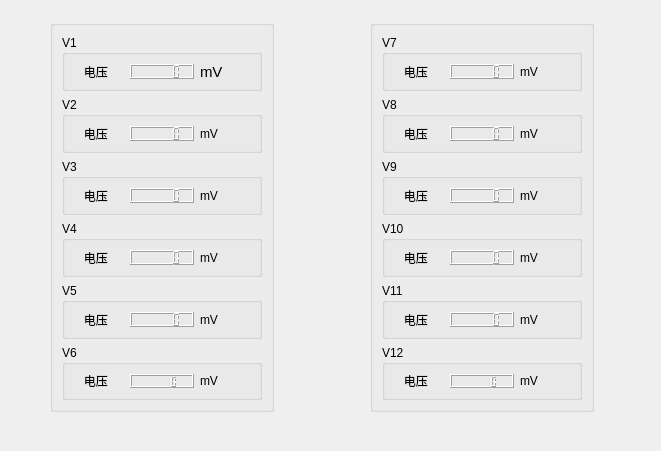
<?xml version="1.0" encoding="UTF-8"?>
<ui version="4.0">
 <class>voltagepage</class>
 <widget class="QWidget" name="voltagepage">
  <property name="geometry">
   <rect>
    <x>0</x>
    <y>0</y>
    <width>661</width>
    <height>451</height>
   </rect>
  </property>
  <property name="windowTitle">
   <string>Form</string>
  </property>
  <widget class="QGroupBox" name="VBox1">
   <property name="geometry">
    <rect>
     <x>50</x>
     <y>20</y>
     <width>224</width>
     <height>392</height>
    </rect>
   </property>
   <property name="title">
    <string/>
   </property>
   <layout class="QVBoxLayout" name="verticalLayout">
    <item>
     <widget class="QGroupBox" name="V1">
      <property name="title">
       <string>V1</string>
      </property>
      <layout class="QHBoxLayout" name="horizontalLayout">
       <item>
        <widget class="QLabel" name="label_2">
         <property name="text">
          <string>   电压</string>
         </property>
        </widget>
       </item>
       <item>
        <widget class="QLCDNumber" name="lcd_v1"/>
       </item>
       <item>
        <widget class="QLabel" name="label">
         <property name="font">
          <font>
           <pointsize>11</pointsize>
          </font>
         </property>
         <property name="text">
          <string>mV</string>
         </property>
        </widget>
       </item>
      </layout>
     </widget>
    </item>
    <item>
     <widget class="QGroupBox" name="V2">
      <property name="title">
       <string>V2</string>
      </property>
      <layout class="QHBoxLayout" name="horizontalLayout_2">
       <item>
        <widget class="QLabel" name="label_3">
         <property name="text">
          <string>   电压</string>
         </property>
        </widget>
       </item>
       <item>
        <widget class="QLCDNumber" name="lcd_v2"/>
       </item>
       <item>
        <widget class="QLabel" name="label_4">
         <property name="text">
          <string>mV</string>
         </property>
        </widget>
       </item>
      </layout>
     </widget>
    </item>
    <item>
     <widget class="QGroupBox" name="V3">
      <property name="title">
       <string>V3</string>
      </property>
      <layout class="QHBoxLayout" name="horizontalLayout_3">
       <item>
        <widget class="QLabel" name="label_5">
         <property name="text">
          <string>   电压</string>
         </property>
        </widget>
       </item>
       <item>
        <widget class="QLCDNumber" name="lcd_v3"/>
       </item>
       <item>
        <widget class="QLabel" name="label_6">
         <property name="text">
          <string>mV</string>
         </property>
        </widget>
       </item>
      </layout>
     </widget>
    </item>
    <item>
     <widget class="QGroupBox" name="V4">
      <property name="title">
       <string>V4</string>
      </property>
      <layout class="QHBoxLayout" name="horizontalLayout_4">
       <item>
        <widget class="QLabel" name="label_7">
         <property name="text">
          <string>   电压</string>
         </property>
        </widget>
       </item>
       <item>
        <widget class="QLCDNumber" name="lcd_v4"/>
       </item>
       <item>
        <widget class="QLabel" name="label_8">
         <property name="text">
          <string>mV</string>
         </property>
        </widget>
       </item>
      </layout>
     </widget>
    </item>
    <item>
     <widget class="QGroupBox" name="V5">
      <property name="title">
       <string>V5</string>
      </property>
      <layout class="QHBoxLayout" name="horizontalLayout_5">
       <item>
        <widget class="QLabel" name="label_9">
         <property name="text">
          <string>   电压</string>
         </property>
        </widget>
       </item>
       <item>
        <widget class="QLCDNumber" name="lcd_v5"/>
       </item>
       <item>
        <widget class="QLabel" name="label_10">
         <property name="text">
          <string>mV</string>
         </property>
        </widget>
       </item>
      </layout>
     </widget>
    </item>
    <item>
     <widget class="QGroupBox" name="V6">
      <property name="title">
       <string>V6</string>
      </property>
      <layout class="QHBoxLayout" name="horizontalLayout_6">
       <item>
        <widget class="QLabel" name="label_11">
         <property name="text">
          <string>   电压</string>
         </property>
        </widget>
       </item>
       <item>
        <widget class="QLCDNumber" name="lcd_v6"/>
       </item>
       <item>
        <widget class="QLabel" name="label_12">
         <property name="text">
          <string>mV</string>
         </property>
        </widget>
       </item>
      </layout>
     </widget>
    </item>
   </layout>
  </widget>
  <widget class="QGroupBox" name="VBox2">
   <property name="geometry">
    <rect>
     <x>370</x>
     <y>20</y>
     <width>224</width>
     <height>392</height>
    </rect>
   </property>
   <property name="title">
    <string/>
   </property>
   <layout class="QVBoxLayout" name="verticalLayout_2">
    <item>
     <widget class="QGroupBox" name="V7">
      <property name="title">
       <string>V7</string>
      </property>
      <layout class="QHBoxLayout" name="horizontalLayout_7">
       <item>
        <widget class="QLabel" name="label_13">
         <property name="text">
          <string>   电压</string>
         </property>
        </widget>
       </item>
       <item>
        <widget class="QLCDNumber" name="lcd_v7"/>
       </item>
       <item>
        <widget class="QLabel" name="label_14">
         <property name="text">
          <string>mV</string>
         </property>
        </widget>
       </item>
      </layout>
     </widget>
    </item>
    <item>
     <widget class="QGroupBox" name="V8">
      <property name="title">
       <string>V8</string>
      </property>
      <layout class="QHBoxLayout" name="horizontalLayout_8">
       <item>
        <widget class="QLabel" name="label_15">
         <property name="text">
          <string>   电压</string>
         </property>
        </widget>
       </item>
       <item>
        <widget class="QLCDNumber" name="lcd_v8"/>
       </item>
       <item>
        <widget class="QLabel" name="label_16">
         <property name="text">
          <string>mV</string>
         </property>
        </widget>
       </item>
      </layout>
     </widget>
    </item>
    <item>
     <widget class="QGroupBox" name="V9">
      <property name="title">
       <string>V9</string>
      </property>
      <layout class="QHBoxLayout" name="horizontalLayout_9">
       <item>
        <widget class="QLabel" name="label_17">
         <property name="text">
          <string>   电压</string>
         </property>
        </widget>
       </item>
       <item>
        <widget class="QLCDNumber" name="lcd_v9"/>
       </item>
       <item>
        <widget class="QLabel" name="label_18">
         <property name="text">
          <string>mV</string>
         </property>
        </widget>
       </item>
      </layout>
     </widget>
    </item>
    <item>
     <widget class="QGroupBox" name="V10">
      <property name="title">
       <string>V10</string>
      </property>
      <layout class="QHBoxLayout" name="horizontalLayout_10">
       <item>
        <widget class="QLabel" name="label_19">
         <property name="text">
          <string>   电压</string>
         </property>
        </widget>
       </item>
       <item>
        <widget class="QLCDNumber" name="lcd_v10"/>
       </item>
       <item>
        <widget class="QLabel" name="label_20">
         <property name="text">
          <string>mV</string>
         </property>
        </widget>
       </item>
      </layout>
     </widget>
    </item>
    <item>
     <widget class="QGroupBox" name="V11">
      <property name="title">
       <string>V11</string>
      </property>
      <layout class="QHBoxLayout" name="horizontalLayout_11">
       <item>
        <widget class="QLabel" name="label_21">
         <property name="text">
          <string>   电压</string>
         </property>
        </widget>
       </item>
       <item>
        <widget class="QLCDNumber" name="lcd_v11"/>
       </item>
       <item>
        <widget class="QLabel" name="label_22">
         <property name="text">
          <string>mV</string>
         </property>
        </widget>
       </item>
      </layout>
     </widget>
    </item>
    <item>
     <widget class="QGroupBox" name="V12">
      <property name="title">
       <string>V12</string>
      </property>
      <layout class="QHBoxLayout" name="horizontalLayout_12">
       <item>
        <widget class="QLabel" name="label_23">
         <property name="text">
          <string>   电压</string>
         </property>
        </widget>
       </item>
       <item>
        <widget class="QLCDNumber" name="lcd_v12"/>
       </item>
       <item>
        <widget class="QLabel" name="label_24">
         <property name="text">
          <string>mV</string>
         </property>
        </widget>
       </item>
      </layout>
     </widget>
    </item>
   </layout>
  </widget>
 </widget>
 <resources/>
 <connections/>
</ui>
